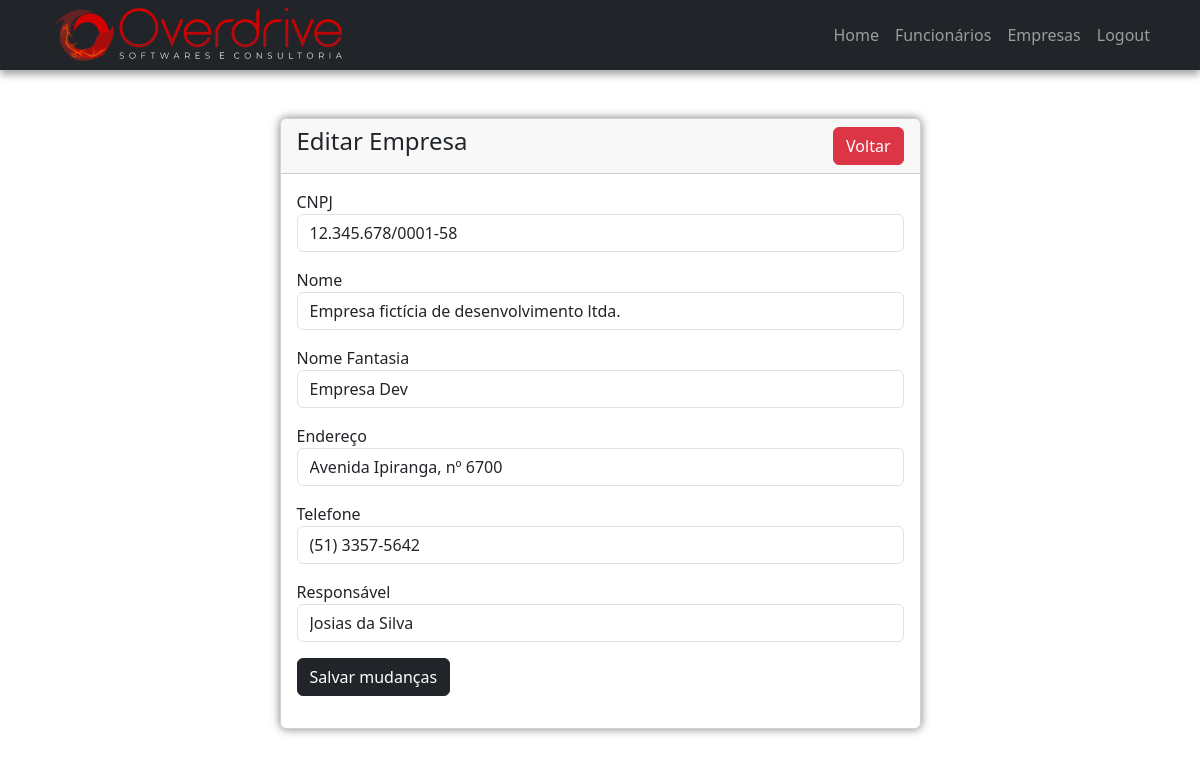
The app's page /view/editar_e.php?id=1 (signed in) with its own data.
### tables this page shows
CREATE TABLE IF NOT EXISTS `empresa` (
  `e_id` int NOT NULL AUTO_INCREMENT,
  `cnpj` varchar(18) DEFAULT NULL,
  `nome` varchar(255) DEFAULT NULL,
  `nome_fantasia` varchar(255) DEFAULT NULL,
  `endereco` varchar(255) DEFAULT NULL,
  `telefone` varchar(15) DEFAULT NULL,
  `responsavel` varchar(255) DEFAULT NULL,
  PRIMARY KEY (`e_id`),
  UNIQUE KEY `cnpj` (`cnpj`)
);

### model/codeDAO.php (called while the page is built, shortened)
<?php
class codeDAO{
    private $banco;
    public function __construct(){
        $this->banco = new PDO('mysql:host='.HOST.'; dbname='.DB_NAME,USER,PASSWORD);
    }
    public function localizarEmpresa($empresa_id){
        $query = "SELECT * FROM empresa WHERE e_id = :id";
        $query_run = $this->banco->prepare($query);
        $query_run->bindParam(':id',$empresa_id);
        $query_run->execute();
        $dados=$query_run->fetchAll(PDO::FETCH_ASSOC);
        if($dados){
            return array(
            'e_id' => $dados[0]['e_id'],
            'cnpj' => $dados[0]['cnpj'],
            'nome' => $dados[0]['nome'],
            'nome_fantasia' => $dados[0]['nome_fantasia'],
            'endereco' => $dados[0]['endereco'],
            'telefone' => $dados[0]['telefone'],
            'responsavel' => $dados[0]['responsavel']
            );
        }
    }
}
?>

### view/editar_e.php (the view, shortened to what this page needs)
<?php
include('../includes/header.php');
include('../includes/navbar.php');
require('../model/codeDAO.php');
$codeDAO = new codeDAO;
?>
<div class="container mt-5">
    <div class="row justify-content-center">
        <div class="col-md-7 mb-5">
            <div class="card">
                <div class="card-header">
                    <h4>Editar Empresa
                        <a href="./tabela_ep.php" class="btn btn-danger float-end">Voltar</a>
                    </h4>
                </div>
                <div class="card-body">
                    <?php
                    if(isset($_GET['id'])){
                        $empresa_id = $_GET['id'];
                        $dados = $codeDAO->localizarEmpresa($empresa_id);
                        ?>
                        <form action="../controller/code.php" method="post">
                            <div class="mb-3">
                                <label>CNPJ</label>
                                <input type="text" name="cnpj" value="<?=$dados['cnpj']; ?>" class="form-control" required minlength="18" maxlength="18" onkeyup="maskcnpj(event)">
                            </div>
                            <div class="mb-3">
                                <label>Nome</label>
                                <input type="text" name="nome" value="<?=$dados['nome']; ?>" class="form-control" required minlength="5" maxlength="255">
                            </div>
                            <div class="mb-3">
                                <label>Nome Fantasia</label>
                                <input type="text" name="nome_fantasia" value="<?=$dados['nome_fantasia']; ?>" class="form-control" required minlength="5" maxlength="255">
                            </div>
                            <div class="mb-3">
                                <label>Endereço</label>
                                <input type="text" name="endereco" value="<?=$dados['endereco']; ?>" class="form-control" required minlength="5" maxlength="255">
                            </div>
                            <div class="mb-3">
                                <label>Telefone</label>
                                <input type="text" name="telefone" value="<?=$dados['telefone']; ?>" class="form-control" required minlength="9" maxlength="15" onkeyup="maskphone(event)">
                            </div>
                            <div class="mb-3">
                                <label>Responsável</label>
                                <input type="text" name="responsavel" value="<?=$dados['responsavel']; ?>" class="form-control" required minlength="5" maxlength="255">
                            </div>
                            <div class="mb-3">
                                <button type="submit" name="edita_e" class="btn btn-dark">Salvar mudanças</button>
                            </div>
                        </form>
                    <?php
                    }
                    ?>
                </div>
            </div>
        </div>
    </div>
</div>
<?php
include('../includes/footer.php');
?>

### style.css (style rules this page uses)
body { background: url(./images/cidade.png) no-repeat center center fixed; -webkit-background-size: cover; -moz-background-size: cover; background-size: cover; -o-background-size: cover; }
.card { box-shadow: 0px 0px 10px rgba(0, 0, 0, 0.514); }

### records on screen
empresa: cnpj "12.345.678/0001-58", nome "Empresa fictícia de desenvolvimento ltda.", nome_fantasia "Empresa Dev", endereco "Avenida Ipiranga, nº 6700", telefone "(51) 3357-5642", responsavel "Josias da Silva"
